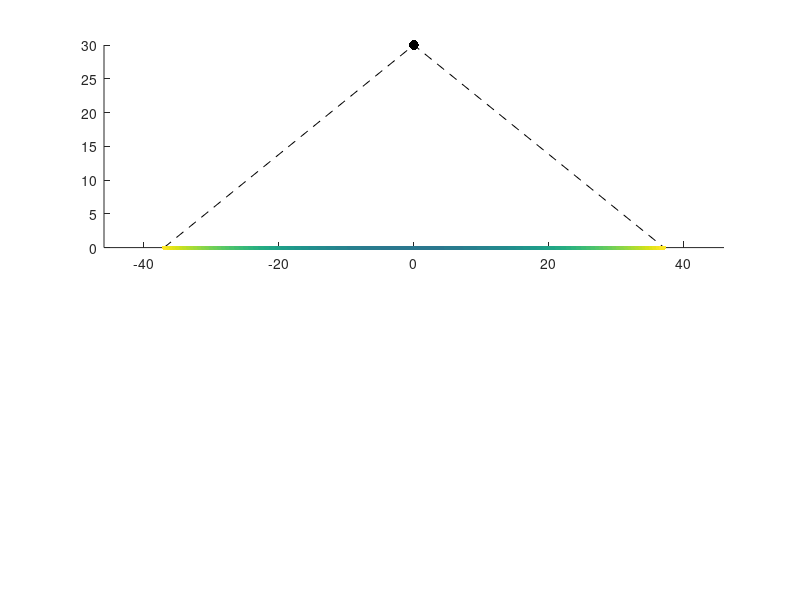

Write the MATLAB code that produced this figure. (Note: this script raises an error after producing the figure.)
clc; close all; clear;

%This script will compare the errors for different video resolutions and
%focal lengths

%%%%%%%%%%% Camera Entry 1 %%%%%%%%%%%%%%%
    camera(1).name = "Camera Module 3 Wide";

    % Camera FOV [horz_fov, vert_fov, total_fov]
    camera(1).fov = [102, 67, 120];

    % Camera resolutions for video [res_x, res_y, p]
    camera(1).vid_res = [2304, 1296, 56; ...
                    2304, 1296, 30; ...
                    1536, 864, 120];

    % Camera resolutions for still shots [res_x, res_y]
    camera(1).still_res = [4608, 2592];
%%%%%%%%%%%%%%%%%%%%%%%%%%%%%%%%%%%%%%%%%%

%Select Camera
cam_num = 1;

% Flight Parameters
flight_bounds = [30, 60]; %ft elevation

%For 2D projects, quantify horizontal and vertical angle straight down from
%drone
camera_angle = [0,0]; %[roll_angle, pitch_angle, yaw_angle]

%Labels
axes_labels = ["Horizontal", "Vertical"];
err_lim = [0,0.2]; %ft err
c = jet;

%Check the video accuracy per pixel
for fb = flight_bounds
    fprintf("\nAt %0.1f ft high:\n", fb);
    for setting = 1:size(camera(cam_num).vid_res, 1)
        fprintf(" - Using video resolution of %0.0ix%0.0i %0.0ip:\n", camera(cam_num).vid_res(setting, 1), camera(cam_num).vid_res(setting, 2), camera(cam_num).vid_res(setting, 3));
        
        clear pixel_x pixel_err;
        for axes = 1:2
            fov = camera(cam_num).fov(axes);
            res = camera(cam_num).vid_res(setting, axes);
            start_angle = -fov/2 + camera_angle(axes);
            end_angle = fov/2 + camera_angle(axes);
            d_angle = fov/res;
            chi = start_angle:d_angle:end_angle;

            %Calculate the resolution for each pixel
            for i = 2:length(chi)
                %camera(cam_num).pixel_err(setting, axes, i) = abs(fb*tan(deg2rad(chi(i))) - fb*tan(deg2rad(chi(i-1))));
                pixel_err(axes, i) = abs(fb*tan(deg2rad(chi(i))) - fb*tan(deg2rad(chi(i-1))));
                
                %camera(cam_num).pixel_x(setting, axes, i) = fb*tan(deg2rad(chi(i)));
                pixel_x(axes, i) = fb*tan(deg2rad(chi(i)));
            end

            %Output Results
            fprintf("        >> %s error range of %0.3f - %0.3f ft/pixel\n", axes_labels(axes), min(pixel_err(axes, 2:end)), max(pixel_err(axes, 2:end)));

        end

        figure();

        % Horizontal FOV plot
        subplot(2,1,1);
        hold on;
        axis equal;
        % Get the x points on the graph
        pe_x = pixel_err(1,:);
        px = pixel_x(1,:);
        px = px(pe_x>0);
        pe_x = pe_x(pe_x>0);

        plot([px(1), 0, px(end)], [0,fb,0], 'k--');
        scatter(0, fb, 50, 'k', 'filled');
        scatter(px, zeros(size(px)), 10, pe_x, 'filled');
        title(camera(cam_num).fov(1) + "° HFOV, " + camera(cam_num).vid_res(setting, 1) + " pixels");
        xlabel("ft");
        ylabel("ft");
        colorbar;
        clim(err_lim);
        colormap(c);
        hold off;

        % Vertical FOV plot
        subplot(2,1,2);
        hold on;
        axis equal;
        % Get the x points on the graph
        pe_y = pixel_err(2,:);
        py = pixel_x(2,:);
        py = py(pe_y>0);
        pe_y = pe_y(pe_y>0);

        plot([py(1), 0, py(end)], [0,fb,0], 'k--');
        scatter(0, fb, 50, 'k', 'filled');
        scatter(py, zeros(size(py)), 10, pe_y, 'filled')
        title(camera(cam_num).fov(2) + "° VFOV, " + camera(cam_num).vid_res(setting, 2) + " pixels");
        xlabel("ft");
        ylabel("ft");
        colorbar;
        clim(err_lim);
        colormap(c);
        hold off;
        sgtitle(camera(cam_num).name + " at " + fb + "ft - " + camera(cam_num).vid_res(setting, 1) + "x" + camera(cam_num).vid_res(setting, 2) + " " + camera(cam_num).vid_res(setting, 3) + "p");

        %Overall Plot
        cluster_size = 10;
        figure();
        hold on;
        axis equal;
        [X,Y] = meshgrid(px(1:cluster_size:end),py(1:cluster_size:end)); %Position from pixel
        X = X(:);
        Y = Y(:);
        [Xe, Ye] = meshgrid(pe_x(1:cluster_size:end), pe_y(1:cluster_size:end)); %Res error from pixel
        E = sqrt(Xe.^2 + Ye.^2); %Total res error

        scatter3(X,Y, zeros(size(X)), 10, E(:), 'filled');
        scatter3(0,0,fb, 50, 'k', 'filled');
        plot3([X(1),0,X(1),X(end),0,X(end)], [Y(1), 0, Y(end),Y(end), 0, Y(1)], [0,fb,0,0,fb,0], 'k');
        title(camera(cam_num).name + " at " + fb + "ft - " + camera(cam_num).vid_res(setting, 1) + "x" + camera(cam_num).vid_res(setting, 2) + " " + camera(cam_num).vid_res(setting, 3) + "p");
        xlabel("ft");
        ylabel("ft");
        zlabel("ft");
        colorbar;
        clim(err_lim);
        colormap(c);
        hold off;
    end
end





